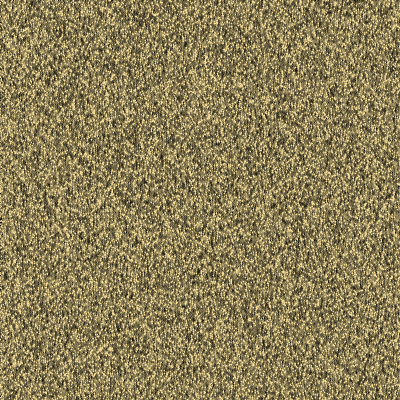
Frame 1 (no input)
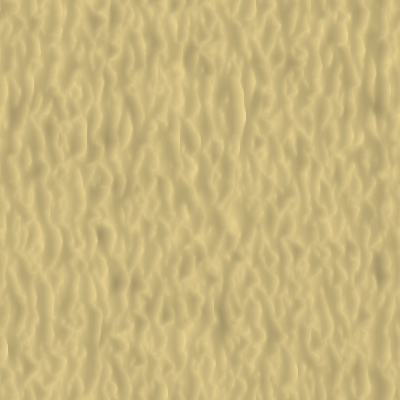
Frame 60 (the mouse pressed at the canvas centre just before this capture)
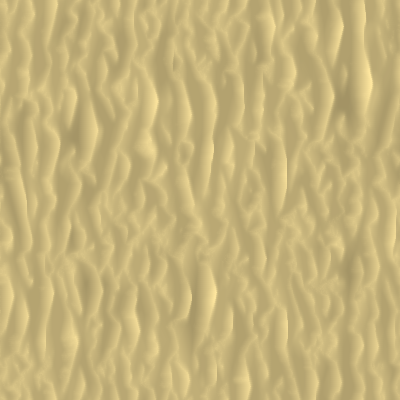
Frame 120 (the mouse held since frame 60 and released just before this capture)

The Processing sketch that drew these frames (run headless with seeded random() and noise(); from frame 60 on, the mouse is pressed at the canvas centre):

// Processing sketch: processing_2698
// ── processing_2698.pde

// Sand Ripples
//
// Copyright (c) Alasdair Turner 2009
//
// Licensed under the Creative Commons GNU General Public License
//
// Just trying to make sand ripples with a CA-type approach...

void setup()
{
  size(400,400);
  colorMode(HSB);
  for (int i = 0; i < width; i++) {
    for (int j = 0; j < height; j++) {
      // initialise sand as random brightness
      set(i,j,color(32,96,random(256)));
    }
  }
}

void draw()
{
  for (int interlace = 0; interlace < 2; interlace++) {
    // scan from left to right, line by line
    for (int j = interlace; j < height; j += 2) {
      // a notional "wind" brightness (or "height")
      float b = random(256); 
      for (int i = 0; i < width; i++) {
        // drop the wind slightly
        b -= 2.0;
        float bj = brightness(get(i,j));
        // get brightness above and below
        float ba = brightness(get(i,(j+height-1)%height));
        float bb = brightness(get(i,(j+height+1)%height));
        // get brightness of particle ahead of this one
        float bja = brightness(get((i+width+1)%width,j));
        if (b < bj) {
          // if the wind is the same height as the sand, drop some sand, or pick some sand up
          b = bj + 2.0;
          if (bja >= bj || (ba >= bj && bb >= bj)) {
            // drop sand if there is sand either side of the current location,
            // or ahead of it (i.e., is there some "blocking" by nearby sand)
            bj += 2.0;
          }
          else {
            // otherwise take sand away if there is nothing to prevent it 
            // being taken up by the wind
            bj -= 2.0;
          }
        }
        else {
          // otherwise collapse existing sand ripples by merging them together
          bj = (ba + bb + bja) / 3.0;
        }
        set(i,j,color(32,96,constrain(bj,0,255)));
      }
    }
  }
}
